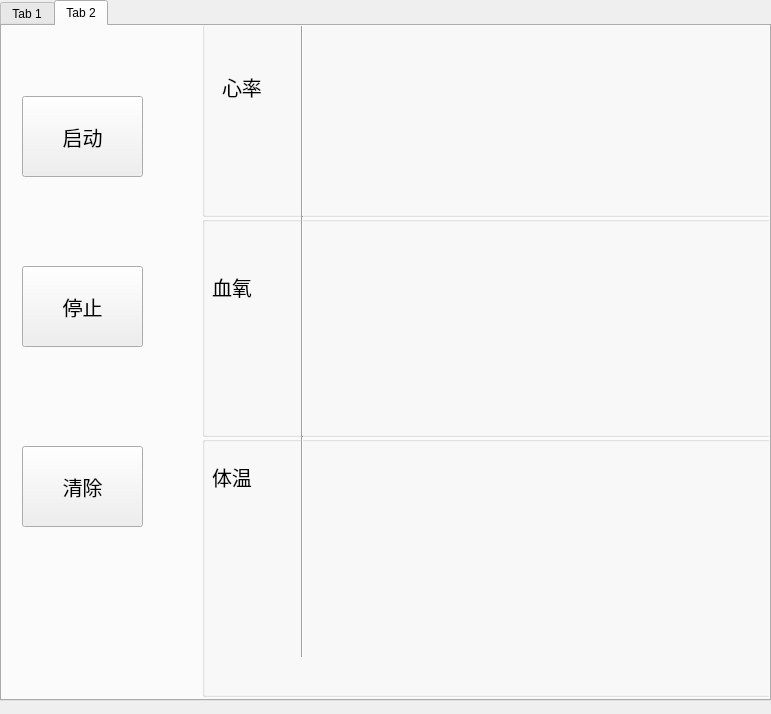
<?xml version="1.0" encoding="UTF-8"?>
<ui version="4.0">
 <class>Form</class>
 <widget class="QWidget" name="Form">
  <property name="geometry">
   <rect>
    <x>0</x>
    <y>0</y>
    <width>771</width>
    <height>714</height>
   </rect>
  </property>
  <property name="windowTitle">
   <string>Form</string>
  </property>
  <widget class="QTabWidget" name="tabWidget">
   <property name="geometry">
    <rect>
     <x>0</x>
     <y>0</y>
     <width>771</width>
     <height>701</height>
    </rect>
   </property>
   <property name="currentIndex">
    <number>1</number>
   </property>
   <widget class="QWidget" name="widget">
    <attribute name="title">
     <string>Tab 1</string>
    </attribute>
    <widget class="QComboBox" name="baud">
     <property name="geometry">
      <rect>
       <x>30</x>
       <y>170</y>
       <width>121</width>
       <height>51</height>
      </rect>
     </property>
     <property name="font">
      <font>
       <pointsize>15</pointsize>
      </font>
     </property>
     <item>
      <property name="text">
       <string>9600</string>
      </property>
     </item>
     <item>
      <property name="text">
       <string>115200</string>
      </property>
     </item>
    </widget>
    <widget class="QPushButton" name="serachbtn">
     <property name="geometry">
      <rect>
       <x>200</x>
       <y>60</y>
       <width>151</width>
       <height>51</height>
      </rect>
     </property>
     <property name="font">
      <font>
       <pointsize>15</pointsize>
      </font>
     </property>
     <property name="layoutDirection">
      <enum>Qt::RightToLeft</enum>
     </property>
     <property name="text">
      <string>查找串口</string>
     </property>
    </widget>
    <widget class="QComboBox" name="serport">
     <property name="geometry">
      <rect>
       <x>30</x>
       <y>60</y>
       <width>121</width>
       <height>51</height>
      </rect>
     </property>
     <property name="font">
      <font>
       <pointsize>15</pointsize>
      </font>
     </property>
    </widget>
   </widget>
   <widget class="QWidget" name="tab_2">
    <attribute name="title">
     <string>Tab 2</string>
    </attribute>
    <widget class="QGroupBox" name="groupBox">
     <property name="geometry">
      <rect>
       <x>200</x>
       <y>-10</y>
       <width>631</width>
       <height>201</height>
      </rect>
     </property>
     <property name="font">
      <font>
       <pointsize>30</pointsize>
      </font>
     </property>
     <property name="title">
      <string/>
     </property>
     <widget class="QLabel" name="label_6">
      <property name="geometry">
       <rect>
        <x>20</x>
        <y>40</y>
        <width>81</width>
        <height>61</height>
       </rect>
      </property>
      <property name="font">
       <font>
        <pointsize>15</pointsize>
       </font>
      </property>
      <property name="text">
       <string>心率</string>
      </property>
     </widget>
     <widget class="Line" name="line">
      <property name="geometry">
       <rect>
        <x>90</x>
        <y>0</y>
        <width>20</width>
        <height>491</height>
       </rect>
      </property>
      <property name="orientation">
       <enum>Qt::Vertical</enum>
      </property>
     </widget>
     <widget class="QLabel" name="heart">
      <property name="geometry">
       <rect>
        <x>10</x>
        <y>120</y>
        <width>81</width>
        <height>61</height>
       </rect>
      </property>
      <property name="font">
       <font>
        <pointsize>15</pointsize>
       </font>
      </property>
      <property name="text">
       <string/>
      </property>
     </widget>
     <widget class="QWidget" name="horizontalLayoutWidget">
      <property name="geometry">
       <rect>
        <x>139</x>
        <y>9</y>
        <width>421</width>
        <height>191</height>
       </rect>
      </property>
      <layout class="QHBoxLayout" name="horizontalLayout"/>
     </widget>
    </widget>
    <widget class="QGroupBox" name="groupBox_2">
     <property name="geometry">
      <rect>
       <x>200</x>
       <y>190</y>
       <width>631</width>
       <height>221</height>
      </rect>
     </property>
     <property name="font">
      <font>
       <pointsize>30</pointsize>
      </font>
     </property>
     <property name="title">
      <string/>
     </property>
     <widget class="QLabel" name="label_4">
      <property name="geometry">
       <rect>
        <x>10</x>
        <y>40</y>
        <width>81</width>
        <height>61</height>
       </rect>
      </property>
      <property name="font">
       <font>
        <pointsize>15</pointsize>
       </font>
      </property>
      <property name="text">
       <string>血氧</string>
      </property>
     </widget>
     <widget class="QLabel" name="blood">
      <property name="geometry">
       <rect>
        <x>0</x>
        <y>130</y>
        <width>81</width>
        <height>61</height>
       </rect>
      </property>
      <property name="font">
       <font>
        <pointsize>15</pointsize>
       </font>
      </property>
      <property name="text">
       <string/>
      </property>
     </widget>
     <widget class="QWidget" name="verticalLayoutWidget">
      <property name="geometry">
       <rect>
        <x>140</x>
        <y>10</y>
        <width>421</width>
        <height>211</height>
       </rect>
      </property>
      <layout class="QVBoxLayout" name="verticalLayout"/>
     </widget>
     <widget class="Line" name="line_2">
      <property name="geometry">
       <rect>
        <x>90</x>
        <y>0</y>
        <width>20</width>
        <height>221</height>
       </rect>
      </property>
      <property name="orientation">
       <enum>Qt::Vertical</enum>
      </property>
     </widget>
    </widget>
    <widget class="QGroupBox" name="groupBox_3">
     <property name="geometry">
      <rect>
       <x>200</x>
       <y>410</y>
       <width>631</width>
       <height>261</height>
      </rect>
     </property>
     <property name="font">
      <font>
       <pointsize>30</pointsize>
      </font>
     </property>
     <property name="title">
      <string/>
     </property>
     <widget class="QLabel" name="label_9">
      <property name="geometry">
       <rect>
        <x>10</x>
        <y>10</y>
        <width>81</width>
        <height>61</height>
       </rect>
      </property>
      <property name="font">
       <font>
        <pointsize>15</pointsize>
       </font>
      </property>
      <property name="text">
       <string>体温</string>
      </property>
     </widget>
     <widget class="QLabel" name="body">
      <property name="geometry">
       <rect>
        <x>10</x>
        <y>110</y>
        <width>91</width>
        <height>61</height>
       </rect>
      </property>
      <property name="font">
       <font>
        <pointsize>15</pointsize>
       </font>
      </property>
      <property name="text">
       <string/>
      </property>
     </widget>
     <widget class="Line" name="line_3">
      <property name="geometry">
       <rect>
        <x>90</x>
        <y>0</y>
        <width>20</width>
        <height>221</height>
       </rect>
      </property>
      <property name="orientation">
       <enum>Qt::Vertical</enum>
      </property>
     </widget>
     <widget class="QWidget" name="verticalLayoutWidget_2">
      <property name="geometry">
       <rect>
        <x>140</x>
        <y>10</y>
        <width>421</width>
        <height>181</height>
       </rect>
      </property>
      <layout class="QVBoxLayout" name="verticalLayout_2"/>
     </widget>
    </widget>
    <widget class="QPushButton" name="startbtn">
     <property name="geometry">
      <rect>
       <x>20</x>
       <y>70</y>
       <width>121</width>
       <height>81</height>
      </rect>
     </property>
     <property name="font">
      <font>
       <pointsize>15</pointsize>
      </font>
     </property>
     <property name="text">
      <string>启动</string>
     </property>
    </widget>
    <widget class="QPushButton" name="suspendbtn">
     <property name="geometry">
      <rect>
       <x>20</x>
       <y>240</y>
       <width>121</width>
       <height>81</height>
      </rect>
     </property>
     <property name="font">
      <font>
       <pointsize>15</pointsize>
      </font>
     </property>
     <property name="text">
      <string>停止</string>
     </property>
    </widget>
    <widget class="QPushButton" name="resetbtn">
     <property name="geometry">
      <rect>
       <x>20</x>
       <y>420</y>
       <width>121</width>
       <height>81</height>
      </rect>
     </property>
     <property name="font">
      <font>
       <pointsize>15</pointsize>
      </font>
     </property>
     <property name="text">
      <string>清除</string>
     </property>
    </widget>
   </widget>
  </widget>
 </widget>
 <resources/>
 <connections/>
</ui>
